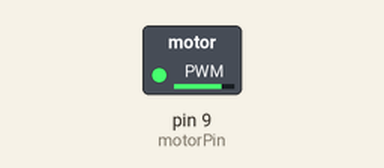
Simulated run of this sketch. Board: Arduino Uno, built with avr-gcc and run on an emulated ATmega328P. On the bench: switched loads named in the sketch (green lamp = pin HIGH).

Above: at 0.05 s.
At 3.5 s:
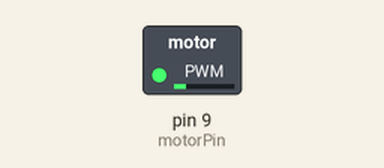
Timing chart, 0 to 8.1 s (numbered marks = the images above):
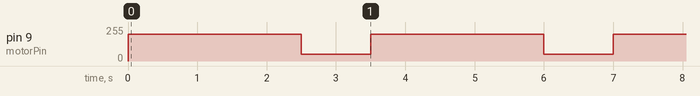

Measured:
- by itself, pin 9 (motorPin): alternates 200/255 for 2.5 s and 50/255 for 1.0 s

The sketch:

spin_v0.ino
```cpp
/*
* The Arduinos pins are great for driving LEDs however if you hook
* up something that requires more power you will quickly break them
* To control bigger items we need the help of a transistor.
* Here we will use a transister to control a small toy moter
*/

  int motorPin = 9; // defind the pin the moter is connected to
                    // (if you use pin 9,10,11 or 3 you can also control speed)

  void setup()
  {
    pinMode(motorPin, OUTPUT);
  }

  void loop()
  {
    //motorOnThenOff();
    motorOnThenOffWithSpeed();
    //motorAcceleration();
  }

  /* motorOnThenOff() - turns motor on then off
  *  (notice this code is identical to the code we used for
  *  the blinking LED)
  */

  void motorOnThenOff(){
    int onTime = 2500;   //the number of millionseconds for the motor to turn on for
    int offTime = 1000; // the number of millionseconds for the motor to turn off for;

    digitalWrite(motorPin, HIGH);
    delay(onTime);
    digitalWrite(motorPin, LOW);
    delay(onTime);
  }

  /* motorOnThenOffWithSpeed() - turn motor on then off but uses speed values asl well
  *  (notice this code is identical to the code we used for
  *  the blinking LED)
  */

  void motorOnThenOffWithSpeed()
  {
    int onSpeed = 200;    //a number between 0 (stopped) and 255 (full speed)
    int onTime = 2500;    //the number of millionseconds for the moter to turn on for

    int offSpeed = 50;    //a number between 0 (stopped) and 255 (full speed)
    int offTime = 1000;  //the number of millionseconds for the motor to turn off for

    analogWrite(motorPin, onSpeed);      // turns the motor on
    delay(onTime);                       // waits for onTime millionseconds
    analogWrite(motorPin, offSpeed);    // turns motor off
    delay(offTime);                       // waits for offTime millionseconds
  }


  /* motorAcceleration() - accelerates the motor to full speed then
  *  back down to zero
  */

  void motorAcceleration()
  {
    int delayTime = 50; //millionseconds between each speed step

    //Accelerates the motor
    for (int i = 0; i < 256; i++)  //goes through each speed from 0 to 255
    {
      analogWrite(motorPin, i);    //sets the new speed
      delay(delayTime);            //waits for delayTime millionseconds
    }
  }
```
